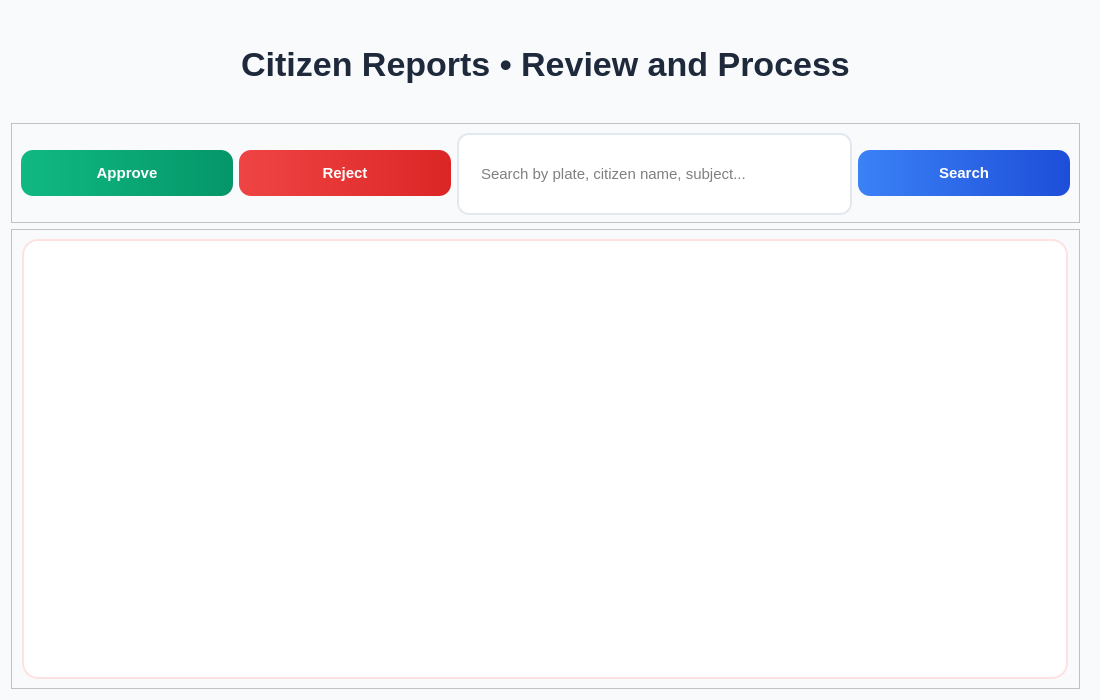
<?xml version="1.0" encoding="UTF-8"?>
<ui version="4.0">
 <class>PoliceReportPage</class>
 <widget class="QWidget" name="PoliceReportPage">
  <property name="geometry">
   <rect>
    <x>0</x>
    <y>0</y>
    <width>1100</width>
    <height>700</height>
   </rect>
  </property>
  <property name="minimumSize">
   <size>
    <width>0</width>
    <height>0</height>
   </size>
  </property>
  <property name="maximumSize">
   <size>
    <width>1100</width>
    <height>700</height>
   </size>
  </property>
  <property name="styleSheet">
   <string notr="true">
				QWidget { background:#f8fafc; font-family:'Segoe UI',Arial,sans-serif; }

				/* Official Police Title - Red Authority */
				QLabel#title {
				color:#1e293b;
				font-size:34px;
				font-weight:bold;
				padding:30px 0;
				background: qlineargradient(x1:0,y1:0,x2:1,y2:0,
				stop:0 #dc2626, stop:1 #ef4444);
				-webkit-background-clip: text;
				-webkit-text-fill-color: transparent;
				}

				/* Police Action Buttons - Same as PoliceDashboard */
				QPushButton {
				color:white;
				border:none;
				border-radius:12px;
				padding:14px 26px;
				font-weight:bold;
				font-size:15px;
				min-width:160px;
				}

				QPushButton#reviewBtn   { background:qlineargradient(x1:0,y1:0,x2:1,y2:0, stop:0 #f59e0b, stop:1 #d97706); }
				QPushButton#approveBtn  { background:qlineargradient(x1:0,y1:0,x2:1,y2:0, stop:0 #10b981, stop:1 #059669); }
				QPushButton#rejectBtn   { background:qlineargradient(x1:0,y1:0,x2:1,y2:0, stop:0 #ef4444, stop:1 #dc2626); }
				QPushButton#searchBtn   { background:qlineargradient(x1:0,y1:0,x2:1,y2:0, stop:0 #3b82f6, stop:1 #1d4ed8); }

				QPushButton:hover {
				transform: translateY(-3px);
				box-shadow: 0 15px 30px rgba(0,0,0,0.2);
				}

				QLineEdit#searchEdit {
				background:#ffffff;
				border:2px solid #e2e8f0;
				border-radius:12px;
				padding:14px 20px;
				font-size:15px;
				min-height:50px;
				}
				QLineEdit#searchEdit:focus { border-color:#dc2626; }

				QGroupBox {
				background:#ffffff;
				border:3px solid #fee2e2;
				border-radius:20px;
				margin-top:20px;
				padding-top:28px;
				font-weight:bold;
				color:#991b1b;
				box-shadow: 0 15px 35px rgba(220,38,38,0.1);
				}

				QGroupBox::title {
				subcontrol-origin: margin;
				subcontrol-position: top center;
				padding: 0 30px;
				background: #f8fafc;
				color: #dc2626;
				font-size:17px;
				font-weight:bold;
				}

				QTableView {
				background:#ffffff;
				border:2px solid #fee2e2;
				border-radius:16px;
				font-size:15px;
				selection-background-color:#fecaca;
				gridline-color:#fee2e2;
				}

				QHeaderView::section {
				background-color: #f8fafc;
				color: #1e293b;
				padding: 12px 8px;
				font-weight: bold;
				font-size: 14px;
				border: none;
				border-bottom: 2px solid #cbd5e1;
				}

				QLabel#infoLabel {
				color:#991b1b;
				font-size:16px;
				font-weight:600;
				padding:25px;
				background:#fef2f2;
				border-radius:12px;
				border:1px solid #fecaca;
				}
			</string>
  </property>
  <layout class="QVBoxLayout" name="mainLayout">
   <property name="rightMargin">
    <number>20</number>
   </property>
   <item>
    <widget class="QLabel" name="title">
     <property name="maximumSize">
      <size>
       <width>16777215</width>
       <height>120</height>
      </size>
     </property>
     <property name="text">
      <string>Citizen Reports • Review and Process</string>
     </property>
     <property name="alignment">
      <set>Qt::AlignmentFlag::AlignCenter</set>
     </property>
    </widget>
   </item>
   <item>
    <widget class="QFrame" name="frame">
     <property name="minimumSize">
      <size>
       <width>0</width>
       <height>100</height>
      </size>
     </property>
     <property name="maximumSize">
      <size>
       <width>16777215</width>
       <height>100</height>
      </size>
     </property>
     <property name="frameShape">
      <enum>QFrame::Shape::StyledPanel</enum>
     </property>
     <property name="frameShadow">
      <enum>QFrame::Shadow::Raised</enum>
     </property>
     <layout class="QGridLayout" name="gridLayout">
      <item row="0" column="0">
       <layout class="QHBoxLayout" name="horizontalLayout">
        <item alignment="Qt::AlignmentFlag::AlignVCenter">
         <widget class="QPushButton" name="approveBtn">
          <property name="text">
           <string>Approve</string>
          </property>
         </widget>
        </item>
        <item>
         <widget class="QPushButton" name="rejectBtn">
          <property name="text">
           <string>Reject</string>
          </property>
         </widget>
        </item>
        <item alignment="Qt::AlignmentFlag::AlignVCenter">
         <widget class="QLineEdit" name="searchEdit">
          <property name="minimumSize">
           <size>
            <width>0</width>
            <height>82</height>
           </size>
          </property>
          <property name="maximumSize">
           <size>
            <width>16777215</width>
            <height>55</height>
           </size>
          </property>
          <property name="placeholderText">
           <string>Search by plate, citizen name, subject...</string>
          </property>
         </widget>
        </item>
        <item>
         <widget class="QPushButton" name="searchBtn">
          <property name="text">
           <string>Search</string>
          </property>
         </widget>
        </item>
       </layout>
      </item>
     </layout>
    </widget>
   </item>
   <item>
    <widget class="QFrame" name="frame_2">
     <property name="frameShape">
      <enum>QFrame::Shape::StyledPanel</enum>
     </property>
     <property name="frameShadow">
      <enum>QFrame::Shadow::Raised</enum>
     </property>
     <layout class="QGridLayout" name="gridLayout_2">
      <item row="0" column="0">
       <layout class="QGridLayout" name="gridLayout_3">
        <item row="0" column="0" alignment="Qt::AlignmentFlag::AlignHCenter|Qt::AlignmentFlag::AlignVCenter">
         <widget class="QTableView" name="tableView">
          <property name="minimumSize">
           <size>
            <width>1046</width>
            <height>440</height>
           </size>
          </property>
          <property name="maximumSize">
           <size>
            <width>1046</width>
            <height>440</height>
           </size>
          </property>
          <property name="verticalScrollBarPolicy">
           <enum>Qt::ScrollBarPolicy::ScrollBarAsNeeded</enum>
          </property>
          <property name="horizontalScrollBarPolicy">
           <enum>Qt::ScrollBarPolicy::ScrollBarAsNeeded</enum>
          </property>
          <property name="autoScroll">
           <bool>true</bool>
          </property>
          <property name="autoScrollMargin">
           <number>5</number>
          </property>
          <property name="gridStyle">
           <enum>Qt::PenStyle::SolidLine</enum>
          </property>
         </widget>
        </item>
       </layout>
      </item>
     </layout>
    </widget>
   </item>
  </layout>
 </widget>
 <resources/>
 <connections/>
</ui>
